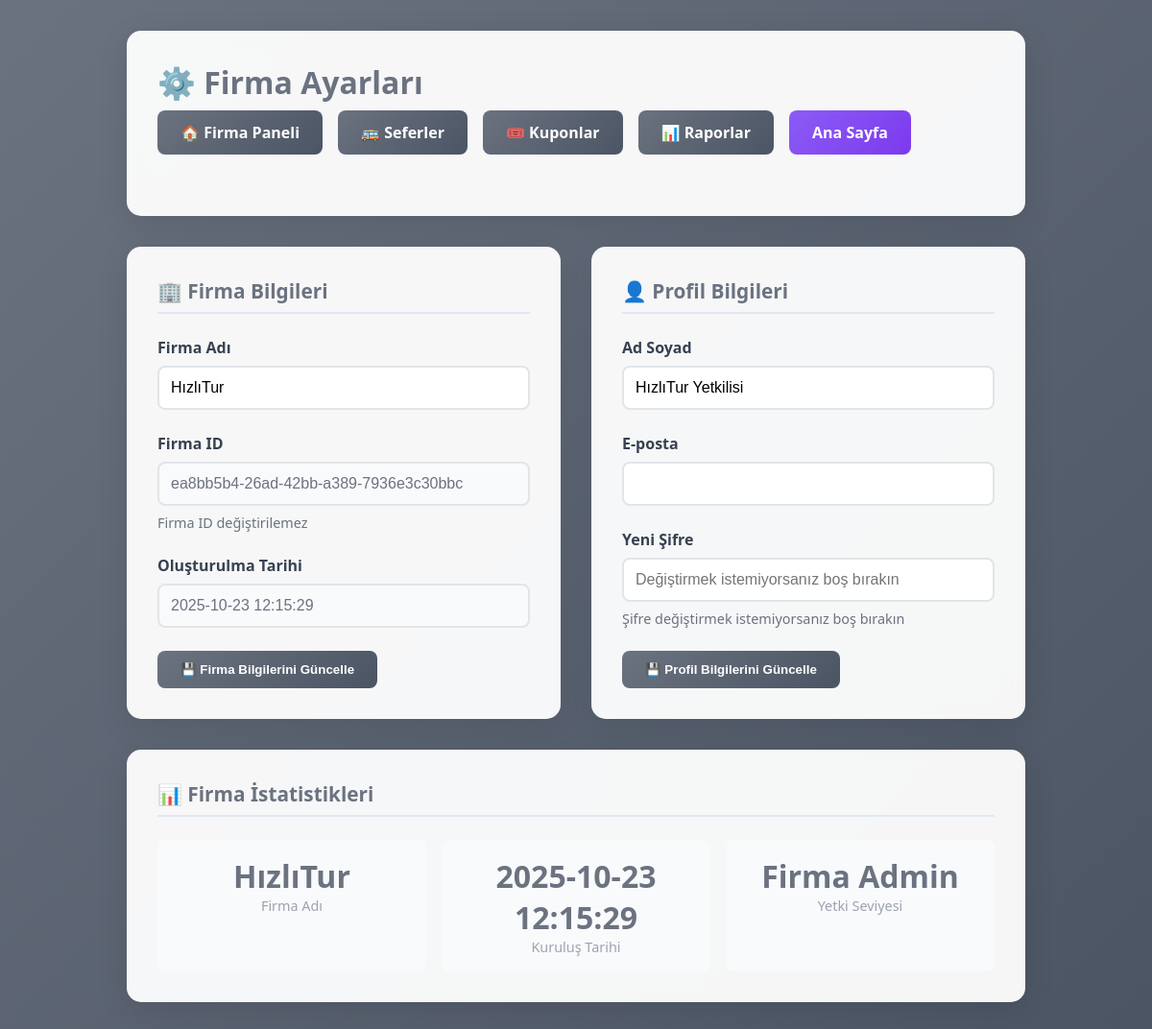
The app's page /company/settings.php (signed in) with its own data.
### tables this page shows
CREATE TABLE users (
    id TEXT PRIMARY KEY,
    fullname TEXT NOT NULL,
    email TEXT NOT NULL UNIQUE,
    password TEXT NOT NULL,
    role TEXT NOT NULL CHECK(role IN ('user','firma_admin','admin')),
    company_id TEXT NULL,
    balance REAL DEFAULT 0,
    created_at TIMESTAMP DEFAULT CURRENT_TIMESTAMP,
    FOREIGN KEY (company_id) REFERENCES companies(id) ON DELETE SET NULL
);

CREATE TABLE companies (
    id TEXT PRIMARY KEY,
    name TEXT NOT NULL,
    created_at TIMESTAMP DEFAULT CURRENT_TIMESTAMP
);

### public/company/settings.php (the view, shortened to what this page needs)
<?php
$pdo = Database::getConnection();
$stmt = $pdo->prepare('SELECT c.*, u.fullname FROM companies c JOIN users u ON u.company_id = c.id WHERE u.id = :id LIMIT 1');
$stmt->execute([':id' => $_SESSION['user_id']]);
$company = $stmt->fetch();
?>
<!DOCTYPE html>
<html lang="tr">
<head>
</head>
<body>
    <div class="container">
        <div class="header">
            <h1>⚙️ Firma Ayarları</h1>
            <div class="nav">
                <a class="btn" href="/company/index.php">🏠 Firma Paneli</a>
                <a class="btn" href="/company/trips.php">🚌 Seferler</a>
                <a class="btn" href="/company/coupons.php">🎟️ Kuponlar</a>
                <a class="btn" href="/company/reports.php">📊 Raporlar</a>
                <a class="btn btn-secondary" href="/index.php">Ana Sayfa</a>
            </div>
        </div>
        <div class="settings-grid">
            <div class="settings-card">
                <h3 class="card-title">🏢 Firma Bilgileri</h3>
                <form method="post">
                    <div class="form-group">
                        <label for="company_name">Firma Adı</label>
                        <input type="text" id="company_name" name="company_name" value="<?=htmlspecialchars($company['name'])?>" required />
                    </div>
                    <div class="form-group">
                        <label>Firma ID</label>
                        <input type="text" value="<?=htmlspecialchars($company['id'])?>" readonly style="background: #f9fafb; color: #6b7280;" />
                        <div class="info-text">Firma ID değiştirilemez</div>
                    </div>
                    <div class="form-group">
                        <label>Oluşturulma Tarihi</label>
                        <input type="text" value="<?=htmlspecialchars($company['created_at'])?>" readonly style="background: #f9fafb; color: #6b7280;" />
                    </div>
                    <button type="submit" class="btn">💾 Firma Bilgilerini Güncelle</button>
                </form>
            </div>
            <div class="settings-card">
                <h3 class="card-title">👤 Profil Bilgileri</h3>
                <form method="post">
                    <div class="form-group">
                        <label for="fullname">Ad Soyad</label>
                        <input type="text" id="fullname" name="fullname" value="<?=htmlspecialchars($company['fullname'])?>" required />
                    </div>
                    <div class="form-group">
                        <label for="email">E-posta</label>
                        <input type="email" id="email" name="email" value="<?=htmlspecialchars($company['email'] ?? '')?>" required />
                    </div>
                    <div class="form-group">
                        <label for="password">Yeni Şifre</label>
                        <input type="password" id="password" name="password" placeholder="Değiştirmek istemiyorsanız boş bırakın" />
                        <div class="info-text">Şifre değiştirmek istemiyorsanız boş bırakın</div>
                    </div>
                    <button type="submit" class="btn">💾 Profil Bilgilerini Güncelle</button>
                </form>
            </div>
        </div>
        <div class="settings-card" style="margin-top: 2rem;">
            <h3 class="card-title">📊 Firma İstatistikleri</h3>
            <div style="display: grid; grid-template-columns: repeat(auto-fit, minmax(200px, 1fr)); gap: 1rem;">
                <div style="text-align: center; padding: 1rem; background: #f8fafc; border-radius: 8px;">
                    <div style="font-size: 2rem; font-weight: bold; color: #6b7280;"><?=htmlspecialchars($company['name'])?></div>
                    <div style="color: #9ca3af; font-size: 0.9rem;">Firma Adı</div>
                </div>
                <div style="text-align: center; padding: 1rem; background: #f8fafc; border-radius: 8px;">
                    <div style="font-size: 2rem; font-weight: bold; color: #6b7280;"><?=htmlspecialchars($company['created_at'])?></div>
                    <div style="color: #9ca3af; font-size: 0.9rem;">Kuruluş Tarihi</div>
                </div>
                <div style="text-align: center; padding: 1rem; background: #f8fafc; border-radius: 8px;">
                    <div style="font-size: 2rem; font-weight: bold; color: #6b7280;">Firma Admin</div>
                    <div style="color: #9ca3af; font-size: 0.9rem;">Yetki Seviyesi</div>
                </div>
            </div>
        </div>
    </div>
</body>
</html>

### public/company/settings.php (style rules this page uses)
* { margin: 0; padding: 0; box-sizing: border-box; }
body { font-family: 'Segoe UI', Tahoma, Geneva, Verdana, sans-serif; background: linear-gradient(135deg, #6b7280 0%, #4b5563 100%); min-height: 100vh; color: #333; }
.container { max-width: 1000px; margin: 0 auto; padding: 2rem; }
.header { background: rgba(255, 255, 255, 0.95); backdrop-filter: blur(10px); border-radius: 15px; padding: 2rem; margin-bottom: 2rem; box-shadow: 0 8px 32px rgba(0, 0, 0, 0.1); }
.header h1 { font-size: 2rem; color: #6b7280; margin-bottom: 0.5rem; }
.nav { display: flex; gap: 1rem; margin-bottom: 2rem; }
.settings-grid { display: grid; grid-template-columns: 1fr 1fr; gap: 2rem; }
.settings-card { background: rgba(255, 255, 255, 0.95); backdrop-filter: blur(10px); border-radius: 15px; padding: 2rem; box-shadow: 0 8px 32px rgba(0, 0, 0, 0.1); }
.card-title { font-size: 1.3rem; color: #6b7280; margin-bottom: 1.5rem; border-bottom: 2px solid #e2e8f0; padding-bottom: 0.5rem; }
.form-group { margin-bottom: 1.5rem; }
.form-group label { display: block; margin-bottom: 0.5rem; font-weight: 600; color: #374151; }
.form-group input { width: 100%; padding: 0.75rem; border: 2px solid #e1e5e9; border-radius: 8px; font-size: 1rem; transition: all 0.3s ease; }
.btn { padding: 0.75rem 1.5rem; border: none; background: linear-gradient(135deg, #6b7280, #4b5563); color: #fff; border-radius: 8px; text-decoration: none; display: inline-block; font-weight: 600; transition: all 0.3s ease; cursor: pointer; }
.btn-secondary { background: linear-gradient(135deg, #8b5cf6, #7c3aed); }
.info-text { color: #6b7280; font-size: 0.9rem; margin-top: 0.5rem; }

### records on screen
users: company_name "HızlıTur", company "ea8bb5b4-26ad-42bb-a389-7936e3c30bbc", company.created_at "2025-10-23 12:15:29", fullname "HızlıTur Yetkilisi", company.name "HızlıTur"
